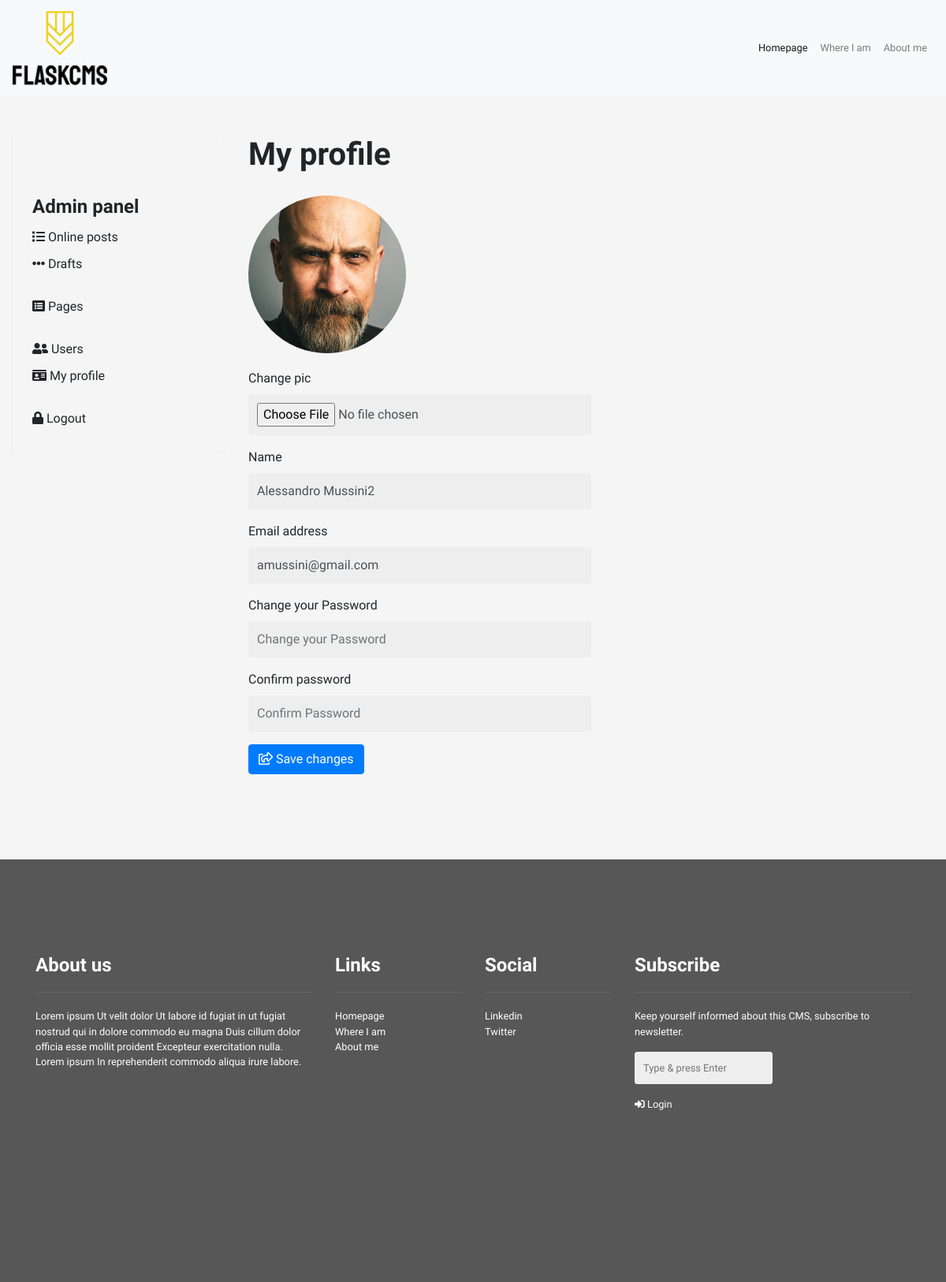
Before: /admin/profile (signed in) with the older database file.
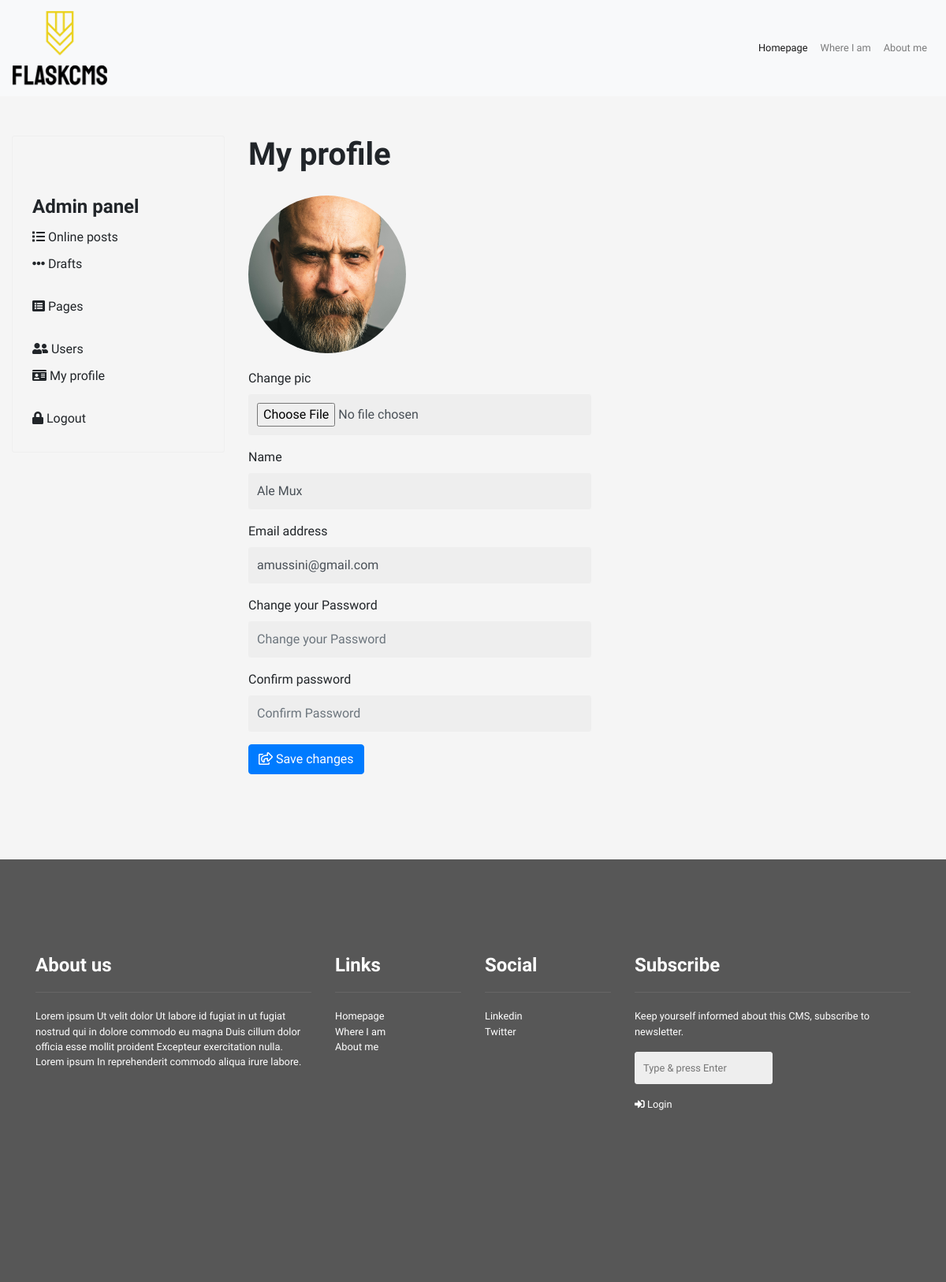
After: the same page with the newer database file.
### tables this page shows
CREATE TABLE "users" (
	"id"	INTEGER NOT NULL,
	"email"	TEXT NOT NULL,
	"password"	TEXT NOT NULL,
	"active"	integer DEFAULT 0,
	"name"	varchar(100),
	"idusers_level"	INTEGER DEFAULT 0,
	"photo"	varchar(250),
	PRIMARY KEY("id" AUTOINCREMENT)
);

### application.py (the view)
@app.route("/admin/profile", methods=["GET", "POST"])
@login_required
def admin_profile():
    opt = global_options(db)
    menu = global_menu(db)
    this_page = admin_default_tags()
    profile = db.execute("SELECT * FROM users WHERE id = :id",
                    id = session["user_id"])
    if len(profile) == 0:
        return apology("I can't find your user profile in database",500)
    else:
        return render_template("admin-profile.html", profile = profile[0], opt = opt, menu = menu, page = this_page)

### application.py (called while the page is built)
@app.after_request
def after_request(response):
    response.headers["Cache-Control"] = "no-cache, no-store, must-revalidate"
    response.headers["Expires"] = 0
    response.headers["Pragma"] = "no-cache"
    return response

### helpers.py (called while the page is built)
def login_required(f):
    @wraps(f)
    def decorated_function(*args, **kwargs):
        if session.get("user_id") is None:
            return redirect("/admin")
        return f(*args, **kwargs)
    return decorated_function

def global_options(db):
    globals = db.execute("SELECT * FROM options WHERE id=1")
    return globals[0]

def global_menu(db):
    menu = db.execute("SELECT url, title FROM pages WHERE is_visible=1 AND menu_item=1 ORDER BY menu_order ASC")
    return menu

def admin_default_tags():
    tags = {
        'meta_title': 'ADMIN CONTROL PANEL'
    }
    return tags

### templates/admin-profile.html (shortened to what this page needs)
{% extends "admin-base.html" %}
{% block content %}
<div class="col-md-9 col-lg-9">
    <h1>My profile</h1>
    <form method="POST" action="/admin/profile_save" name="frm1" id="frm1" enctype="multipart/form-data">
        {%if profile.photo != None and profile.photo != '' %}
        <img src="/static/uploads/{{profile.photo}}" class="page-pic" />
        {% endif  %}
        <div class="form-group pic-group">
            <label for="pic">Change pic</label>
            <input type="file" class="form-control" id="pic" name="pic" >
          </div>
        <div class="form-group">
            <label for="name">Name</label>
            <input type="text" class="form-control" id="name" name="name" aria-describedby="Your name" placeholder="Enter your name" value="{{profile.name}}">
          </div>
        <div class="form-group">
          <label for="email">Email address</label>
          <input type="email" class="form-control" id="email" name="email" aria-describedby="emailHelp" placeholder="Enter email" value="{{profile.email}}">
        </div>
        <div class="form-group">
          <label for="password">Change your Password</label>
          <input type="password" class="form-control" id="password" name="password" placeholder="Change your Password">
        </div>
        <div class="form-group">
            <label for="password2">Confirm password</label>
            <input type="password" class="form-control" id="password2" placeholder="Confirm Password">
          </div>
        <p><button type="button" class="btn btn-primary" onClick="Admin.profile.save()"><i class="far fa-share-square"></i> Save changes</button></p>
      </form>
</div>
{% endblock %}

Changed rows visible on the page:
changed users "amussini@gmail.com": name "Alessandro Mussini2" → "Ale Mux"
